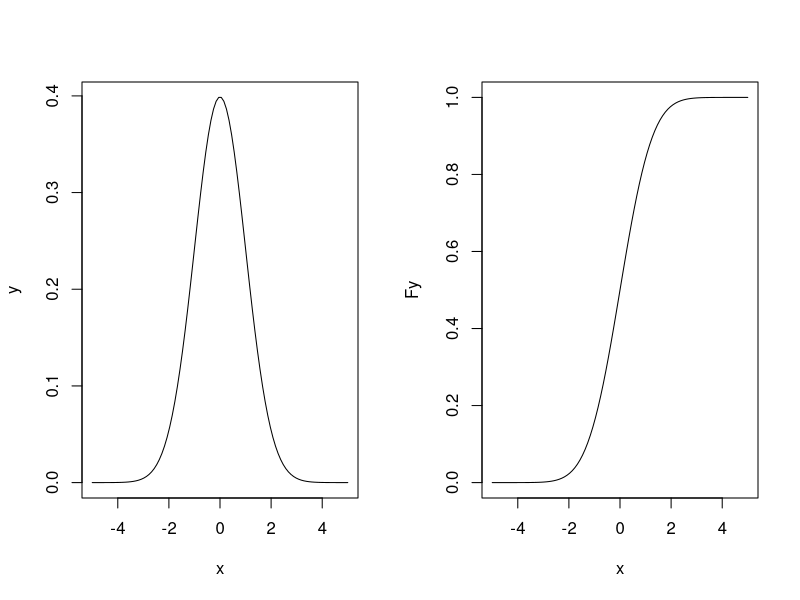
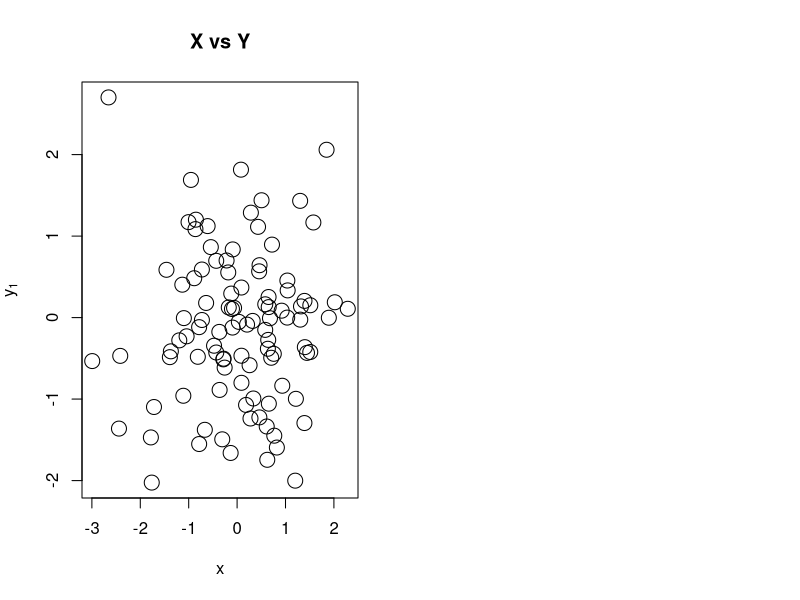

These charts were generated, in order, by the following R code:
## ---- chunk 1
# source("commands.R")
## ---- chunk 2
help(fun)
?fun
??fun  # if the function is in an unloaded package
## ---- chunk 3
getwd()
## ---- chunk 4
# setwd(mydirectory)     # change to mydirectory
# setwd("c:/docs/mydir") # Windows
# setwd("/Users/yourname/Documents") # Mac
## ---- chunk 5
a <- 3
# or
a = 3
# or
3 -> a
## ---- chunk 6
a
print(a)
## ---- chunk 7
3
## ---- chunk 8
x <- 4
y <- x
z <- "x"
x; y; z
## ---- chunk 9
ls()
## ---- chunk 10
x <- 3
ls()
rm(x)
ls()
## ---- chunk 11
x <- c(1, 3, 2.5, 7, 8.233212, 10)
x
## ---- chunk 12
x[1]
x[2]
## ---- chunk 13
y <- rep(x, 2)
y[3]
## ---- chunk 14
x <- c(2, 3, 4, 7, 8, 7, 3)
y <- c(4, 8)
v <- 2 * x + y + 1
v
## ---- chunk 15
x <- c(2, 4, 6, 8, 10)
bar.x <- mean(x)
sigma2.x <- var(x)
bar.x
sigma2.x
## ---- chunk 16
grades <- c(22, 27, 19, 30, 25)
mean_val <- mean(grades)
min_val <- min(grades)
max_val <- max(grades)
sd_val <- sd(grades)
above_mean <- sum(grades > mean_val)

summary_grades <- c(mean_val,min_val,max_val,sd_val)

summary_grades
## ---- chunk 17
y <- c(3, 2, 6, 1, 8, 2)
x <- y > 4
x
!x
## ---- chunk 18
y == 4
y <= 4
y != 6
## ---- chunk 19
sum(x)  # counts TRUE values
## ---- chunk 20
which(x)
## ---- chunk 21
logical_vec <- c(FALSE, FALSE, TRUE, TRUE, TRUE)
logical_vec
## ---- chunk 22
(y > 3) | (y <= 8)      # element-wise OR
(y > 3) & (y <= 8)      # element-wise AND
## ---- chunk 23
y == 3 | y <= 7
## ---- chunk 24
x <- c(0.01, 0.2, 0.5, 0.09)
ind <- x < 0.1
ind
x[ind]
## ---- chunk 25
which(ind)
## ---- chunk 26
grades <- c(18, 22, 28, 19, 30, 24, 17)
## ---- chunk 27
grades[grades >= 26]
sum(grades >= 18)
grades[grades >= 20 & grades <= 28]
which(grades == 30)
## ---- chunk 28
x <- c(2, 5, NA, 4, 2)
is.na(x)
sum(is.na(x))
## ---- chunk 29
x == NA  # incorrect
## ---- chunk 30
mean(v)                # returns NA
mean(v, na.rm = TRUE)  # skips NA
sum(v, na.rm = TRUE)
max(v, na.rm = TRUE)
## ---- chunk 31
0/0
Inf - Inf
## ---- chunk 32
c(1, 2, NULL, 3)
## ---- chunk 33
class(NA)
class(NULL)
## ---- chunk 34
xx <- 1:10
labs <- paste(c("X", "Y"), xx, sep = "")
labs
paste("Hello", "World", sep = "+")
## ---- chunk 35
var1 <- paste("X", 1, sep = "")
var1
class(var1)
assign(var1, 3)
var1
X1  # access the variable created by assign()
## ---- chunk 36
nchar("Hello world!")
## ---- chunk 37
sprintf("%s scored %.2f percent", "Matthew", 72.3)
## ---- chunk 38
names <- c("Al", "John", "Jack")
scores <- c(25.5, 30.0, 28.3)
## ---- chunk 39
sprintf("%s scored %.2f points", names, scores)
## ---- chunk 40
num <- "87654321"
substr(num, 4, 5)
substr(num, 5, 7)
## ---- chunk 41
str <- "Splitting sentence into words"
strsplit(str, " ")
## ---- chunk 42
x <- 10:20
x[x > 16]     # elements greater than 16
x[!x > 16]    # elements NOT greater than 16
## ---- chunk 43
ind <- c(1, 5, 2, 6, 1)
x[ind]       # select by position
## ---- chunk 44
x <- 10:20
ind <- c(1, 5, 2, 6)
x[-ind]      # exclude positions
## ---- chunk 45
fruit <- c(5, 10, 1, 20)
names(fruit) <- c("orange", "banana", "apple", "peach")
lunch <- fruit[c("apple", "orange")]
lunch
## ---- chunk 46
x <- c(1, 4, 2, 5, 3)
x[c(1, 2)] <- c(7, 7)
x
## ---- chunk 47
x <- c(1, 2, NA, 7.9, NA, 3, 9, NaN)
x_clean <- x[!is.na(x) & !is.nan(x)]
x_clean

named_vec <- c(a = 10, b = 20, c = 30, d = 40, e = 50)
named_vec[3]          # positive index
named_vec["c"]        # name index
named_vec[c(FALSE, FALSE, TRUE, FALSE, FALSE)]  # logical
named_vec[-c(1, 2, 4, 5)]  # negative to isolate one
## ---- chunk 48
stats <- c(mean = 18.5, median = 19, mode = 20, sd = 3.2, var = 10.1)
## ---- chunk 49
stats[4]                  # positive
stats["sd"]              # by name
stats[c(FALSE, FALSE, FALSE, TRUE, FALSE)]  # logical
stats[-c(1, 2, 3, 5)]     # negative
## ---- chunk 50
character(0)
numeric(0)
## ---- chunk 51
x <- c(1, 3, 2, 4)
a <- c("1", "3", "2", "4")
mode(x)
mode(a)
length(x)
length(a)
## ---- chunk 52
mode(x)
mode(as.character(x))
mode(a)
mode(as.numeric(a))
## ---- chunk 53
x <- numeric()
x
x[2] <- 3
x
x <- c(x, c(3, 4))
x
length(x) <- 8
x
## ---- chunk 54
X <- matrix(c(1, 3, 2, 1), nrow = 2)
class(X)
mode(X)
## ---- chunk 55
a <- c("a", "b", "c", "d", "a", "b", "a", "d")
mode(a)
class(a)

x <- factor(a)
x
class(x)
mode(x)
levels(x)
## ---- chunk 56
typeof(x)
## ---- chunk 57
y <- c(a = 10, b = 20, c = 30, d = 40)
mode(y)
class(y)
typeof(y)

y_char <- as.character(y)
mode(y_char)
class(y_char)
typeof(y_char)

length(y_char) <- 6
y_char
## ---- chunk 58
levels(x) <- c("1", "2", "3", "4")
x
class(x)
## ---- chunk 59
as.numeric(x)  # wrong
## ---- chunk 60
as.numeric(as.character(x))
## ---- chunk 61
Y <- array(1:20, dim = c(4, 5))
Y
class(Y)
## ---- chunk 62
Z <- array(1:6, dim = c(2, 2, 2))
Z
## ---- chunk 63
X <- matrix(c(1, 2, 3, 4, 3, 2, 1, 5), nrow = 4, byrow = TRUE)
X
dim(X)
length(X)
class(X)
## ---- chunk 64
M <- matrix(rep(3:7, 4), ncol = 4)
M
M_trimmed <- M[, -4]
M_trimmed
## ---- chunk 65
X[c(1, 2), ]
X[, 2]
X[2, 1]
## ---- chunk 66
X <- cbind(X, c(1, 2, 3, 4))
X <- rbind(X, c(7, 6, 5))
X
dim(X)
## ---- chunk 67
t(X)
## ---- chunk 68
M <- matrix(1:15, nrow = 5, byrow = TRUE)
M
M_t <- t(M)
M_t
## ---- chunk 69
v <- c(1:9)

v_matrix <- matrix(v, nrow = 3)
v_array <- array(v, dim = c(3, 3, 1))

class(v)
class(v_matrix)
class(v_array)

dim(v_matrix)
dim(v_array)
## ---- chunk 70
Lst <- list(name = "Fred", wife = "Mary", no.children = 3, child.ages = c(4, 7, 9))
Lst
## ---- chunk 71
Lst$z <- c("a", "b", "c")
Lst
Lst$z <- NULL
Lst
## ---- chunk 72
Lst[[1]]
Lst["name"]
Lst[1]
Lst[["child.ages"]][2]
Lst$no.children
## ---- chunk 73
a <- factor(c("1", "2", "3", "4"))
b <- c("a", "b", "c", "d")
x <- c(23, 43, 12, NA)
data <- data.frame(col1 = a, col2 = b, col3 = x)
data
## ---- chunk 74
data$col2
## ---- chunk 75
data$new <- 1:4
data
## ---- chunk 76
data$new <- NULL
data
## ---- chunk 77
data <- subset(data, select = c(col1, col3))
data
## ---- chunk 78
data <- subset(data, subset = c(!is.na(col3)))
data
## ---- chunk 79
data(cars)
subset(cars, speed < 6 & dist < 15)
## ---- chunk 80
data(cars)
head(sort(cars$speed))
head(order(cars$speed))
head(sort(cars$speed, decreasing = TRUE))
head(order(cars$speed, decreasing = TRUE))

head(cars[order(cars$dist), ])
## ---- chunk 81
data1 <- data.frame(a = c(1:3), b = letters[1:3])
data2 <- data.frame(a = c(3, 2), b = letters[2:1])
rbind(data1, data2)
## ---- chunk 82
data1 <- data.frame(a = c(1:3), b = letters[1:3])
data2 <- data.frame(d = c(1:3), e = letters[3:5])
cbind(data1, data2)
## ---- chunk 83
data1 <- data.frame(a = c(1:3), b = letters[1:3])
data2 <- data.frame(a = c(3, 2, 4), b = letters[3:5])

merge(data1, data2, by = "a")
merge(data1, data2, by = c("a", "b"))
merge(data1, data2, by = c("a", "b"), all = TRUE)
## ---- chunk 84
# write_file(x = "a,b,c\n1,2,3\n4,5,NA", path = "file.csv")
## ---- chunk 85
# read.csv() for comma separated
# read.csv2() for semicolon separated
# read_delim() from readr with custom delimiters
## ---- chunk 86
# your_df <- read.csv("yourdataset.csv")
# View(netflix_titles)
## ---- chunk 87
# install(MASS)
library(MASS)
data(Boston)

# Inspect structure and preview
str(Boston)
head(Boston)
## ---- chunk 88
large_houses <- subset(Boston, rm > 6)
head(large_houses)
## ---- chunk 89
selected <- Boston[, c("rm", "medv", "lstat")]
head(selected)
## ---- chunk 90
subset(Boston, medv > 25 & lstat < 10)
## ---- chunk 91
mean(large_houses$medv)
range(large_houses$medv)
## ---- chunk 92
function_name <- function(arg1, arg2, arg3 = NULL, ...) {
  # body
  return(result)
}

## ---- chunk 93
funz <- function(a, b) {
  res <- a + b + 10
  return(res)
}

funz(3, 4)
## ---- chunk 94
funz <- function(a, b) {
  op_1 <- a + b - a/2
  op_2 <- a * b - 2*b
  return(list(s = op_1, p = op_2))
}

res <- funz(2, 3)
res$s
res$p
## ---- chunk 95
x <- 2
if(x > 2) print(">2") else print("<=2")
## ---- chunk 96
x <- c(-3, 6, -4)
y <- ifelse(x > 0, x, 0)
y
## ---- chunk 97
x <- 13
if (x > 0 && x < 10) {
  "A"
} else if (x >= 10 && x < 20) {
  "B"
} else if (x >= 20 && x < 30) {
  "C"
} else if (x >= 30 && x < 40) {
  "D"
} else {
  NA
}
## ---- chunk 98
# install.packages("dplyr")  # if not already installed
library(dplyr)

x <- 1:50
case_when(
  x %% 35 == 0 ~ "fizz buzz",
  x %% 5 == 0 ~ "fizz",
  x %% 7 == 0 ~ "buzz",
  TRUE ~ as.character(x)
)
## ---- chunk 99
for(i in 1:3) {
  print(i)
}
## ---- chunk 100
y <- NULL
x <- c(-3, 6, -4)
for(i in 1:length(x)) {
  if(x[i] > 0) {
    y[i] <- x[i]
  } else {
    y[i] <- 0
  }
}
y
## ---- chunk 101
x <- 1
i <- i + 1
while(i < 10) {
  print(i)
  i <- i + 1
}
## ---- chunk 102
x <- 1
while(x < 10) {
  x <- x + 1
  if(x == 7) next
  if(x == 9) break
  print(paste("The value of x is", x))
}
## ---- chunk 103
x <- 1
repeat {
  print(paste("The value of x is", x))
  x <- x + 1
  if(x == 10) break
}
## ---- chunk 104
label_sign <- function(x) {
  result <- character(length(x))
  for(i in seq_along(x)) {
    if(x[i] < 0) {
      result[i] <- "negative"
    } else if(x[i] == 0) {
      result[i] <- "zero"
    } else {
      result[i] <- "positive"
    }
  }
  return(result)
}

label_sign(c(-2, 0, 3, -1, 5))
## ---- chunk 105
x <- list(a = 1:5, b = rnorm(10))
lapply(x, mean)
## ---- chunk 106
unlist(lapply(x, mean)) # att to the output of the function
## ---- chunk 107
lapply(1:4, runif, min = 1, max = 4)
## ---- chunk 108
x <- list(a = 1:5, b = rnorm(10))
lapply(x, mean)
sapply(x, mean)
## ---- chunk 109
x <- c(rnorm(10), runif(10), rnorm(10, 1))
f <- gl(3, 10)  ## generate level (as.factor(rep(1:3, each = 10)))
split(x, f)

lapply(split(x, f), mean)
## ---- chunk 110
x <- c(rnorm(10), runif(10), rnorm(10, 1))
f <- gl(3, 10)
tapply(x, f, mean)
tapply(x, f, mean, simplify = FALSE)
## ---- chunk 111
x <- matrix(rnorm(40), 8, 5)
dim(x)

apply(x, 2, mean)
colMeans(x)

apply(x, 1, mean)
rowMeans(x)
## ---- chunk 112
list(rep(1, 4), rep(2, 3), rep(3, 2), rep(4, 1))

mapply(rep, 1:4, 4:1)
## ---- chunk 113
df <- data.frame(
  group = rep(c("A", "B"), each = 4),
  score1 = c(8, 7, 9, 6, 5, 4, 6, 7),
  score2 = c(3, 4, 3, 5, 6, 7, 6, 8)
)
df
## ---- chunk 114
apply(df[, -1], 2, sd)
## ---- chunk 115
tapply(df$score2, df$group, sum)
## ---- chunk 116
lapply(split(df[, -1], df$group), function(x) apply(x, 2, min))
## ---- chunk 117
sapply(df[, -1], max)
## ---- chunk 118
mapply(`+`, df$score1, df$score2)
## ---- chunk 119
x <- seq(-5, 5, length = 100)
y <- dnorm(x)             # PDF of normal
Fy <- pnorm(x)            # CDF of normal

par(mfrow = c(1, 2))
plot(x, y, type = "l")     # Plot the PDF
plot(x, Fy, type = "l")    # Plot the CDF
## ---- chunk 120
set.seed(42)            # For reproducibility
runif(10, 0, 1)         # 10 random values between 0 and 1
## ---- chunk 121
x <- rnorm(100)
y <- rnorm(100)

plot(x, 
     y, 
     main = "X vs Y", 
     xlab = "x", 
     ylab = expression(y[1]), 
     type = "p", 
     cex = 2)
## ---- chunk 122
even100 <- seq(from = 2, to = 2 * 100, by = 2)
length(even100)
head(even100)  # show the first 6 values
## ---- chunk 123
s4 <- seq(length = 10, from = -5, by = 0.2)
s4
## ---- chunk 124
1:10
## ---- chunk 125
rep(4, 5)               # repeat value 4, five times
rep(c(1, 2), 3)         # repeat sequence 1,2 three times
rep(c(1, 2), each = 3)  # repeat each element three times
## ---- chunk 126
seq_4 <- seq(from = 0, to = 1, length.out = 5)  # 4 subintervals = 5 points
rep_seq <- rep(seq_4, 3)
rep_seq
